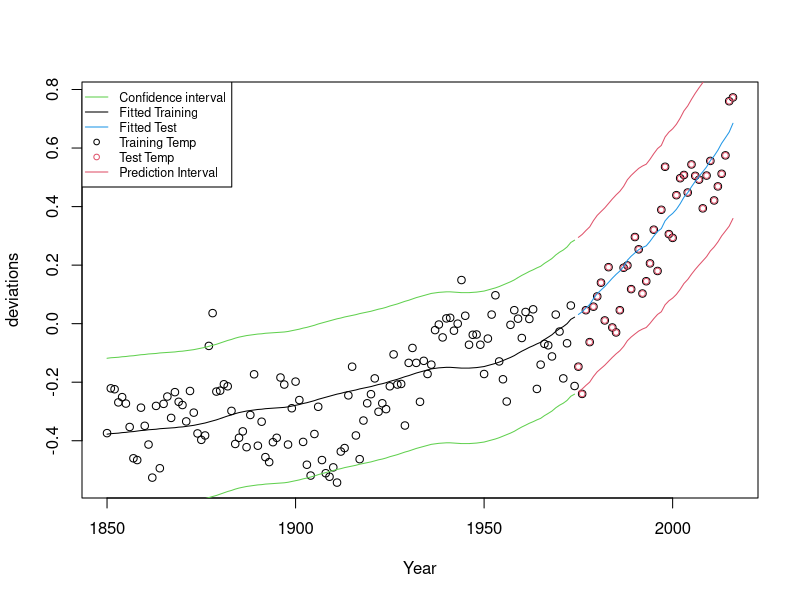

Write R code to recreate this figure. (Note: this script raises an error after producing the figure.)
#Zambrano PS 2 Redo

rm(list=ls())
#A
df = read.csv('zdata.csv')
temp = read.csv('temp.csv')
temp$Date = temp$V1
temp$Median = temp$V2

#B
trainingdf = df[,14:15]
trainingdf = trainingdf[1:125,]
trainingdf$Temperature = temp$V2[1:125]
testdf = df[,16:17]
testdf = testdf[1:42,]
testdf$temp = temp$V2[126:167]

mod = lm(trainingdf$Temperature~trainingdf$Training.CO2)
summary(mod)

alpha = -2.9079443
Beta = 0.0088878

#C
#95% condifence intervals with and without uncertainty
#Note we use standard error for confidence interview, standard errors
#come from errors of model prediction, 
#deviation comes from deviations from mean of variable
#Residual standard error: **0.1295**
x = testdf$Test.CO2
z = 1.96
t = qt(.025,123,lower.tail = FALSE)

s = sqrt(mean((mod$fitted.values - trainingdf$Temperature)^2))

smean = sqrt(mean((mod$fitted.values - trainingdf$Temperature)^2))/sqrt(125)

#Sxx = std(x)^2 * (n-1)

Sxx = sqrt(var(trainingdf$Training.CO2))*124
Sst = ((testdf$Test.CO2 - mean(trainingdf$Training.CO2))^2)

#without uncertainty
# use parameters from model (alpha, and betas), then add multiplication
#of z score and standard error
testdf$uppercc = (alpha) + (Beta*x) + (z * smean)
testdf$lowercc = (alpha) + (Beta*x) - (z * smean)

#with uncertainty
#interval is longer
#confidenceuncertantyupper = -2.907944279  + (0.008887751*Testdf$Test.CO2) + (t*s*sqrt((1/125)+(sst/Sxx)))
testdf$uppercu = (alpha) + (Beta*x) + ((t * smean)) + (Sst/Sxx)
testdf$lowercu = (alpha) + (Beta*x) - ((t * smean) + (Sst/Sxx))

#Test
which(testdf$temp < testdf$uppercu & testdf$temp > testdf$lowercu)
length(which(testdf$temp < testdf$uppercu & testdf$temp > testdf$lowercu))/length(testdf$temp)


#D
# Prediction Intervals
testdf$upperpc = -2.907944279  + (0.008887751*testdf$Test.CO2) + (z*s)
testdf$lowerpc = -2.907944279  + (0.008887751*testdf$Test.CO2) - (z*s)

testdf$upperpu = (alpha) + (Beta*x) + ((t * smean * sqrt(1+(1/125))) + (Sst/Sxx))
testdf$lowerpu = (alpha) + (Beta*x) - ((t * smean * sqrt(1+(1/125))) + (Sst/Sxx))

#how many observations reside within the prediction intervals?

length(which(testdf$temp < testdf$upperpu & testdf$temp > testdf$lowerpu))
length(which(testdf$temp < testdf$upperpc & testdf$temp > testdf$lowerpc))

trainingdf$CO2 = trainingdf$Training.CO2
trainingdf$temp = trainingdf$Temperature
testdf$CO2 = testdf$Test.CO2


mod2 = lm(temp~CO2, data = trainingdf)
testci = predict(mod2,testdf, interval = "confidence")
testpi = predict(mod2,testdf, interval = "prediction")

#E
#Plotting point predictions, and prediction intervals
trainingpredictionci = predict(mod2,trainingdf, interval = "confidence")
trainingpredictionpi = predict(mod2,trainingdf, interval = "prediction")
testpredictci = predict(mod2,testdf, interval = "confidence")
testpredictpi = predict(mod2,testdf, interval = "predict")

x = rbind(trainingpredictionpi, testpredictpi)
y = c((trainingdf$Temp),(testdf$temp))
df3 = cbind(x,y)
df3 = as.data.frame(df3)
Date = c(trainingdf$Training.Year,testdf$Test.Year)
df3$Year = c(1850:2016)
fit = as.ts(df3$fit)
plot(df3$Year,df3$y, xlab = "Year",ylab = "deviations")
points(df3$Year[126:167],df3$y[126:167], xlab = "Year",ylab = "Deviations", cex = .75, col = 2)

lines(df3$Year[1:125],df3$fit[1:125], col = 1, cex = 3)
lines(df3$Year[126:167],df3$fit[126:167], col = 4)

lines(df3$Year[1:125],df3$lwr[1:125], col = 3)
lines(df3$Year[126:167],df3$upr[126:167], col = 2)

lines(df3$Year[126:167],df3$lwr[126:167], col = 2)
lines(df3$Year[1:125],df3$upr[1:125], col = 3)

legend("topleft", c("Confidence interval" , "Fitted Training", "Fitted Test", "Training Temp" , "Test Temp", "Prediction Interval"),lty = c(1,1,1,0,0,1), col = c(3,1,4,1,2,2),pch = c(NA,NA,NA,1,1,NA),cex =.75)


#F
qnorm(df3$y, mean = mean(df3$y), var(df3$y))
pnorm(df3$y,df3$fit,s)
#actual y, fitted y, rootmean squared error
pnorm(Testdf2$Temp,df3$fit[125:167],s)
pnorms = pnorm(df3$y[126:167],df3$fit[126:167],s)
pnorms = sort(pnorms)
PITvalues = pnorms
Probability = (1:42/42)
plot(PITvalues,Probability)
abline(0,1, col = 3)
hist(PITvalues)




